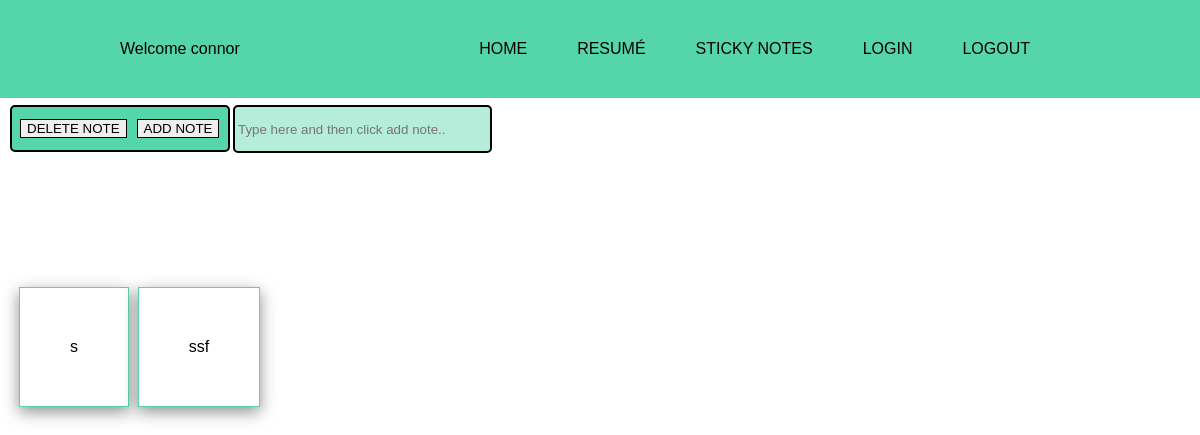
/notes/ (signed in), run on an earlier commit of the app's database.
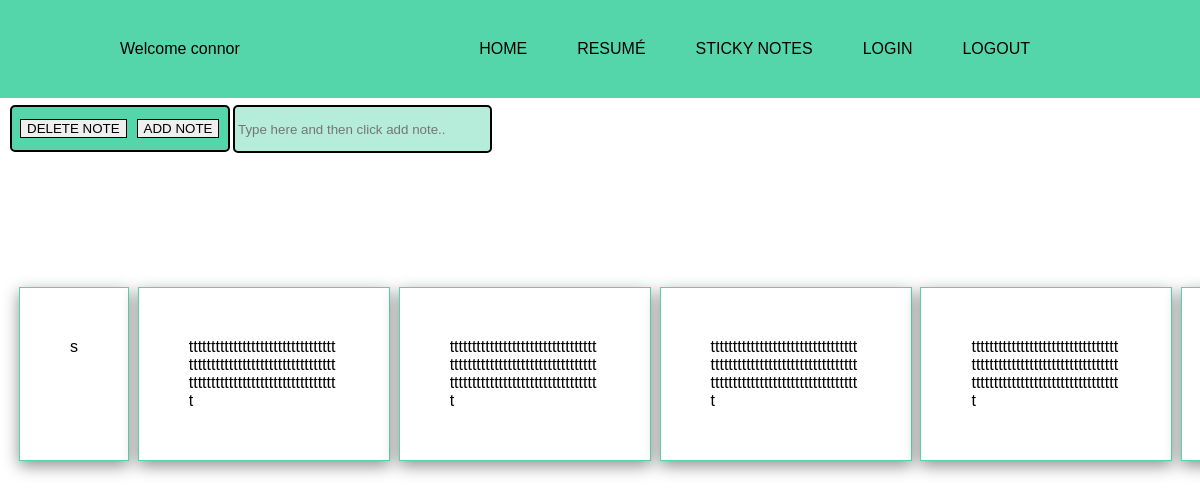
And on a later commit of the database.
### main.py (models this page shows, shortened)
class Notes(database.Model):
    id = database.Column(database.Integer, primary_key=True)
    notes = database.Column(database.String(150), nullable=False)
    owner_id = database.Column(database.Integer, database.ForeignKey("users.id"), nullable=False)

### main.py (the view)
@app.route("/notes/")
def notes():
    if "name" in session:  # Must be logged in
        name = session["name"]
        existing_user = Users.query.filter_by(username=name).first()
        my_note = existing_user.notes  # list of notes
        return render_template("notes.html", name=name, note_list=my_note)
    flash("You must log in to see sticky notes.", "info")
    return render_template("index.html")

### templates/notes.html (shortened to what this page needs)
{% extends "template.html" %}
{% block user %}Welcome {{name}}{% endblock user %}
{% block main %}
    <div class="note-container">
        <div class="note-forms">
            <form action="/del/" method="post">
                <input class="note-button" type="submit" name="del" value="DELETE NOTE">
            </form>
            <form action="/add/" method="post">
                <input class="note-button" type="submit" name="add" value="ADD NOTE">
                <input id="note" type="text" name="nte" placeholder="Type here and then click add note.." maxlength="100">
            </form>
        </div>
        <div class="notes">
            <div class="empty">
            </div>
            {% for value in note_list %}
            <p>{{value.notes}}</p>
            <div class="empty">
            </div>
            {% endfor %}
        </div>
    </div>
{% endblock main %}

What changed in the data, as far as the page shows it:
removed Notes: notes "ssf"
added Notes: notes "tttttttttttttttttttttttttttttttttttttttttttttttttttttttttttttttttttttttttttttttttttttttttttttttttttt"
added Notes: notes "tttttttttttttttttttttttttttttttttttttttttttttttttttttttttttttttttttttttttttttttttttttttttttttttttttt"
added Notes: notes "tttttttttttttttttttttttttttttttttttttttttttttttttttttttttttttttttttttttttttttttttttttttttttttttttttt"
added Notes: notes "tttttttttttttttttttttttttttttttttttttttttttttttttttttttttttttttttttttttttttttttttttttttttttttttttttt"
